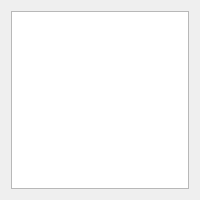
<?xml version="1.0" encoding="UTF-8"?>
<ui version="4.0">
 <class>NotebookList</class>
 <widget class="QDialog" name="NotebookList">
  <property name="geometry">
   <rect>
    <x>0</x>
    <y>0</y>
    <width>200</width>
    <height>200</height>
   </rect>
  </property>
  <property name="windowTitle">
   <string>Dialog</string>
  </property>
  <layout class="QHBoxLayout" name="horizontalLayout">
   <item>
    <widget class="QListView" name="listView"/>
   </item>
  </layout>
 </widget>
 <resources/>
 <connections/>
</ui>
